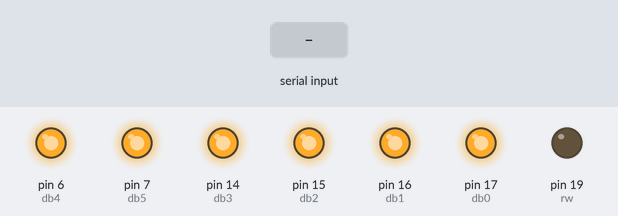
Recording of a sketch running on a simulated Arduino Uno, built with avr-gcc and run on an emulated ATmega328P. Parts: output pins drawn as LEDs (lit = HIGH). The test bench sets the inputs (shaded band). Pins used as bus, display or sensor lines are not drawn.

Above: at 1.2 s.
1.3 s: "90,45\n" received over Serial
At 2.7 s:
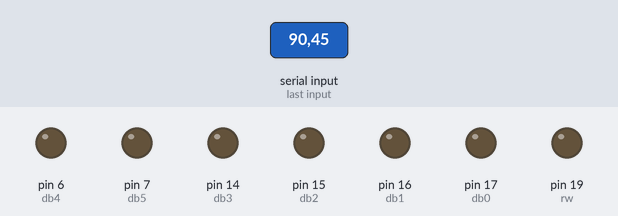
3.8 s: "30,150\n" received over Serial
At 4.6 s:
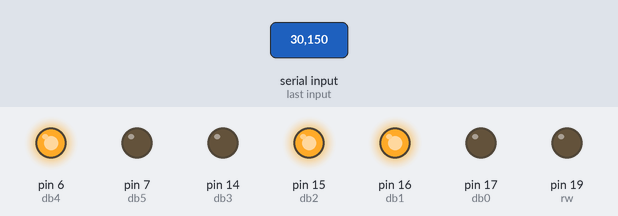
6.3 s: "5\n" received over Serial
At 6.9 s:
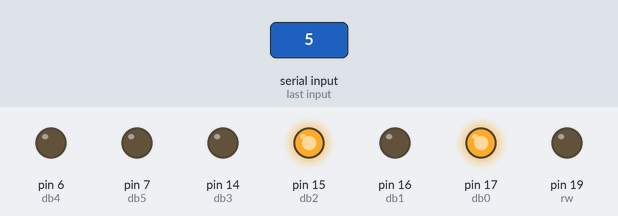
8.7 s: "200\n" received over Serial
At 9.4 s:
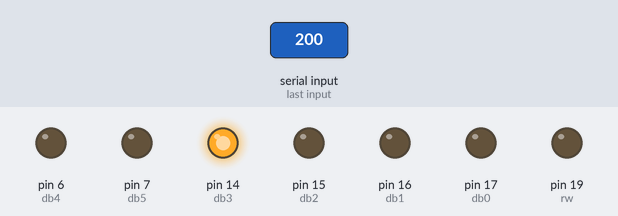
Timing chart, 0 to 11.7 s (numbered marks = the images above; inputs shaded):
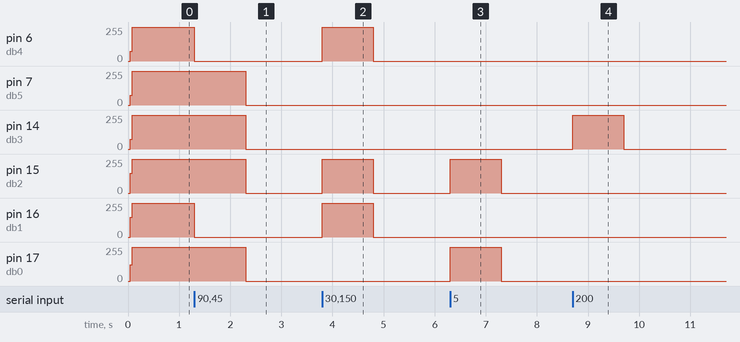

The sketch:

ks0108_serial.ino
```cpp
#define rs 8
#define rw 19
#define e 18
#define db0 17
#define db1 16
#define db2 15
#define db3 14
#define db4 6
#define db5 7
#define db6 2
#define db7 3
#define cs1 4
#define cs2 5
#define rst 9

const byte pins[12] = { db0, db1, db2, db3, db4, db5, db6, db7, rw, rs, cs2, cs1 };

void pulseE()
{
    digitalWrite(e, HIGH);
    // delay(1);
    digitalWrite(e, LOW);
}

bool isReady()
{
    sendData(256);
    pinMode(db7, INPUT);
    bool ready = digitalRead(db7);
    pinMode(db7, OUTPUT);
    return !ready;
}

// void sendData(bool CS1, bool CS2,bool RS,bool RW,bool DB7,bool DB6,bool DB5, bool DB4,bool DB3,bool DB2,bool DB1, bool DB0){
void sendData(int data)
{
    int i = 0;
    int mask_bit = 1;
    for (; i < 12; ++i, mask_bit <<= 1) {
        digitalWrite(pins[i], !!(data & mask_bit));
    }
    pulseE();
}

void setupPins()
{
    pinMode(rs, OUTPUT);
    pinMode(rw, OUTPUT);
    pinMode(e, OUTPUT);
    pinMode(db0, OUTPUT);
    pinMode(db1, OUTPUT);
    pinMode(db2, OUTPUT);
    pinMode(db3, OUTPUT);
    pinMode(db4, OUTPUT);
    pinMode(db5, OUTPUT);
    pinMode(db6, OUTPUT);
    pinMode(db7, OUTPUT);
    pinMode(cs1, OUTPUT);
    pinMode(cs2, OUTPUT);
    pinMode(rst, OUTPUT);

    digitalWrite(rs, LOW);
    digitalWrite(rw, LOW);
    digitalWrite(e, LOW);
    digitalWrite(db0, LOW);
    digitalWrite(db1, LOW);
    digitalWrite(db2, LOW);
    digitalWrite(db3, LOW);
    digitalWrite(db4, LOW);
    digitalWrite(db5, LOW);
    digitalWrite(db6, LOW);
    digitalWrite(db7, LOW);
    digitalWrite(cs1, LOW);
    digitalWrite(cs2, LOW);
    digitalWrite(rst, HIGH);
}

int data = 0;
void setup()
{
    Serial.begin(115200);
    setupPins();
    sendData(0b110001000000);
    sendData(0b110010111000);
    sendData(0b110011000000);
    for (int j = 0; j < 8; j++) {
        sendData(0b110010111000 + j);
        for (int i = 0; i < 64; i++) {
            sendData(0b111000000000);
        }
    }
    sendData(0b110001000000);
    sendData(0b110010111000);
    sendData(0b110011000000);
    sendData(0b110000111111);
}
void loop()
{
    if (Serial.available() > 0) {
        // while (isReady() == 0)
        //     ;
        data = Serial.parseInt();
        sendData(data);
        // Serial.print('a');
    }
}
```

Measured:
- after the input at 1.3 s, pin 6 (db4), pin 16 (db1): 255/255 → 0/255 at once; pin 7 (db5), pin 14 (db3), pin 15 (db2), pin 17 (db0): 255/255 → 0/255 after 1.0 s
- after the input at 3.8 s, pin 6 (db4), pin 15 (db2), pin 16 (db1): 0/255 → 255/255 at once, → 0/255 1.0 s later
- after the input at 6.3 s, pin 15 (db2), pin 17 (db0): 0/255 → 255/255 at once, → 0/255 1.0 s later
- after the input at 8.7 s, pin 14 (db3): 0/255 → 255/255 at once, → 0/255 1.0 s later
